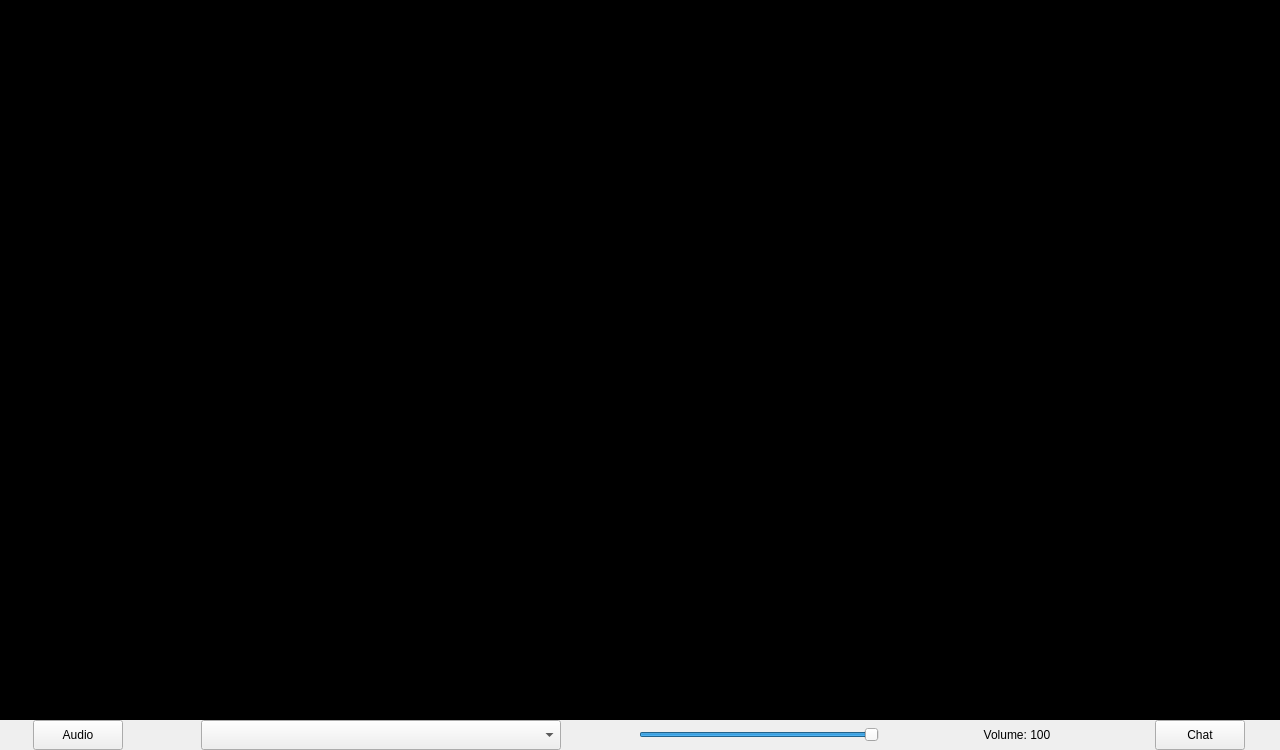
<?xml version="1.0" encoding="UTF-8"?>
<ui version="4.0">
 <class>MainWindow</class>
 <widget class="QMainWindow" name="MainWindow">
  <property name="geometry">
   <rect>
    <x>0</x>
    <y>0</y>
    <width>1280</width>
    <height>750</height>
   </rect>
  </property>
  <property name="sizePolicy">
   <sizepolicy hsizetype="Preferred" vsizetype="Preferred">
    <horstretch>0</horstretch>
    <verstretch>0</verstretch>
   </sizepolicy>
  </property>
  <property name="minimumSize">
   <size>
    <width>1280</width>
    <height>750</height>
   </size>
  </property>
  <property name="maximumSize">
   <size>
    <width>16777215</width>
    <height>16777215</height>
   </size>
  </property>
  <property name="windowTitle">
   <string>StudentClient</string>
  </property>
  <property name="windowIcon">
   <iconset resource="resources.qrc">
    <normaloff>:/icons/icons/client.svg</normaloff>:/icons/icons/client.svg</iconset>
  </property>
  <property name="layoutDirection">
   <enum>Qt::LeftToRight</enum>
  </property>
  <widget class="QWidget" name="centralWidget">
   <property name="sizePolicy">
    <sizepolicy hsizetype="Preferred" vsizetype="Preferred">
     <horstretch>0</horstretch>
     <verstretch>0</verstretch>
    </sizepolicy>
   </property>
   <layout class="QGridLayout" name="gridLayout">
    <property name="leftMargin">
     <number>0</number>
    </property>
    <property name="topMargin">
     <number>0</number>
    </property>
    <property name="rightMargin">
     <number>0</number>
    </property>
    <property name="bottomMargin">
     <number>0</number>
    </property>
    <property name="spacing">
     <number>0</number>
    </property>
    <item row="0" column="0">
     <widget class="QLabel" name="videoViewer">
      <property name="sizePolicy">
       <sizepolicy hsizetype="Preferred" vsizetype="Preferred">
        <horstretch>0</horstretch>
        <verstretch>0</verstretch>
       </sizepolicy>
      </property>
      <property name="minimumSize">
       <size>
        <width>1280</width>
        <height>720</height>
       </size>
      </property>
      <property name="maximumSize">
       <size>
        <width>16777215</width>
        <height>16777215</height>
       </size>
      </property>
      <property name="styleSheet">
       <string notr="true">background-color: rgb(0, 0, 0);</string>
      </property>
      <property name="text">
       <string/>
      </property>
      <property name="alignment">
       <set>Qt::AlignCenter</set>
      </property>
     </widget>
    </item>
    <item row="1" column="0">
     <layout class="QVBoxLayout" name="verticalLayout">
      <item>
       <layout class="QHBoxLayout" name="horizontalLayout">
        <property name="spacing">
         <number>0</number>
        </property>
        <item>
         <spacer name="horizontalSpacer">
          <property name="orientation">
           <enum>Qt::Horizontal</enum>
          </property>
          <property name="sizeType">
           <enum>QSizePolicy::Minimum</enum>
          </property>
          <property name="sizeHint" stdset="0">
           <size>
            <width>30</width>
            <height>30</height>
           </size>
          </property>
         </spacer>
        </item>
        <item>
         <widget class="QPushButton" name="btn_audio">
          <property name="sizePolicy">
           <sizepolicy hsizetype="Maximum" vsizetype="Fixed">
            <horstretch>0</horstretch>
            <verstretch>0</verstretch>
           </sizepolicy>
          </property>
          <property name="minimumSize">
           <size>
            <width>90</width>
            <height>30</height>
           </size>
          </property>
          <property name="text">
           <string>Audio</string>
          </property>
          <property name="icon">
           <iconset resource="resources.qrc">
            <normaloff>:/icons/icons/audio-output-start.svg</normaloff>:/icons/icons/audio-output-start.svg</iconset>
          </property>
         </widget>
        </item>
        <item>
         <spacer name="horizontalSpacer_3">
          <property name="orientation">
           <enum>Qt::Horizontal</enum>
          </property>
          <property name="sizeType">
           <enum>QSizePolicy::Minimum</enum>
          </property>
          <property name="sizeHint" stdset="0">
           <size>
            <width>75</width>
            <height>30</height>
           </size>
          </property>
         </spacer>
        </item>
        <item>
         <widget class="QComboBox" name="cb_device">
          <property name="sizePolicy">
           <sizepolicy hsizetype="Maximum" vsizetype="Fixed">
            <horstretch>0</horstretch>
            <verstretch>0</verstretch>
           </sizepolicy>
          </property>
          <property name="minimumSize">
           <size>
            <width>360</width>
            <height>30</height>
           </size>
          </property>
         </widget>
        </item>
        <item>
         <spacer name="horizontalSpacer_4">
          <property name="orientation">
           <enum>Qt::Horizontal</enum>
          </property>
          <property name="sizeType">
           <enum>QSizePolicy::Minimum</enum>
          </property>
          <property name="sizeHint" stdset="0">
           <size>
            <width>75</width>
            <height>30</height>
           </size>
          </property>
         </spacer>
        </item>
        <item>
         <widget class="QSlider" name="slider_volume">
          <property name="sizePolicy">
           <sizepolicy hsizetype="Maximum" vsizetype="Fixed">
            <horstretch>0</horstretch>
            <verstretch>0</verstretch>
           </sizepolicy>
          </property>
          <property name="minimumSize">
           <size>
            <width>240</width>
            <height>30</height>
           </size>
          </property>
          <property name="maximum">
           <number>100</number>
          </property>
          <property name="pageStep">
           <number>5</number>
          </property>
          <property name="value">
           <number>100</number>
          </property>
          <property name="orientation">
           <enum>Qt::Horizontal</enum>
          </property>
         </widget>
        </item>
        <item>
         <spacer name="horizontalSpacer_5">
          <property name="orientation">
           <enum>Qt::Horizontal</enum>
          </property>
          <property name="sizeType">
           <enum>QSizePolicy::Minimum</enum>
          </property>
          <property name="sizeHint" stdset="0">
           <size>
            <width>75</width>
            <height>30</height>
           </size>
          </property>
         </spacer>
        </item>
        <item>
         <widget class="QLabel" name="volume">
          <property name="sizePolicy">
           <sizepolicy hsizetype="Maximum" vsizetype="Fixed">
            <horstretch>0</horstretch>
            <verstretch>0</verstretch>
           </sizepolicy>
          </property>
          <property name="minimumSize">
           <size>
            <width>120</width>
            <height>30</height>
           </size>
          </property>
          <property name="text">
           <string>Volume: 100</string>
          </property>
          <property name="alignment">
           <set>Qt::AlignCenter</set>
          </property>
         </widget>
        </item>
        <item>
         <spacer name="horizontalSpacer_6">
          <property name="orientation">
           <enum>Qt::Horizontal</enum>
          </property>
          <property name="sizeType">
           <enum>QSizePolicy::Minimum</enum>
          </property>
          <property name="sizeHint" stdset="0">
           <size>
            <width>75</width>
            <height>30</height>
           </size>
          </property>
         </spacer>
        </item>
        <item>
         <widget class="QPushButton" name="btn_textChat">
          <property name="sizePolicy">
           <sizepolicy hsizetype="Maximum" vsizetype="Fixed">
            <horstretch>0</horstretch>
            <verstretch>0</verstretch>
           </sizepolicy>
          </property>
          <property name="minimumSize">
           <size>
            <width>90</width>
            <height>30</height>
           </size>
          </property>
          <property name="text">
           <string>Chat</string>
          </property>
         </widget>
        </item>
        <item>
         <spacer name="horizontalSpacer_2">
          <property name="orientation">
           <enum>Qt::Horizontal</enum>
          </property>
          <property name="sizeType">
           <enum>QSizePolicy::Minimum</enum>
          </property>
          <property name="sizeHint" stdset="0">
           <size>
            <width>30</width>
            <height>30</height>
           </size>
          </property>
         </spacer>
        </item>
       </layout>
      </item>
     </layout>
    </item>
   </layout>
  </widget>
 </widget>
 <layoutdefault spacing="6" margin="11"/>
 <resources>
  <include location="resources.qrc"/>
 </resources>
 <connections/>
</ui>
